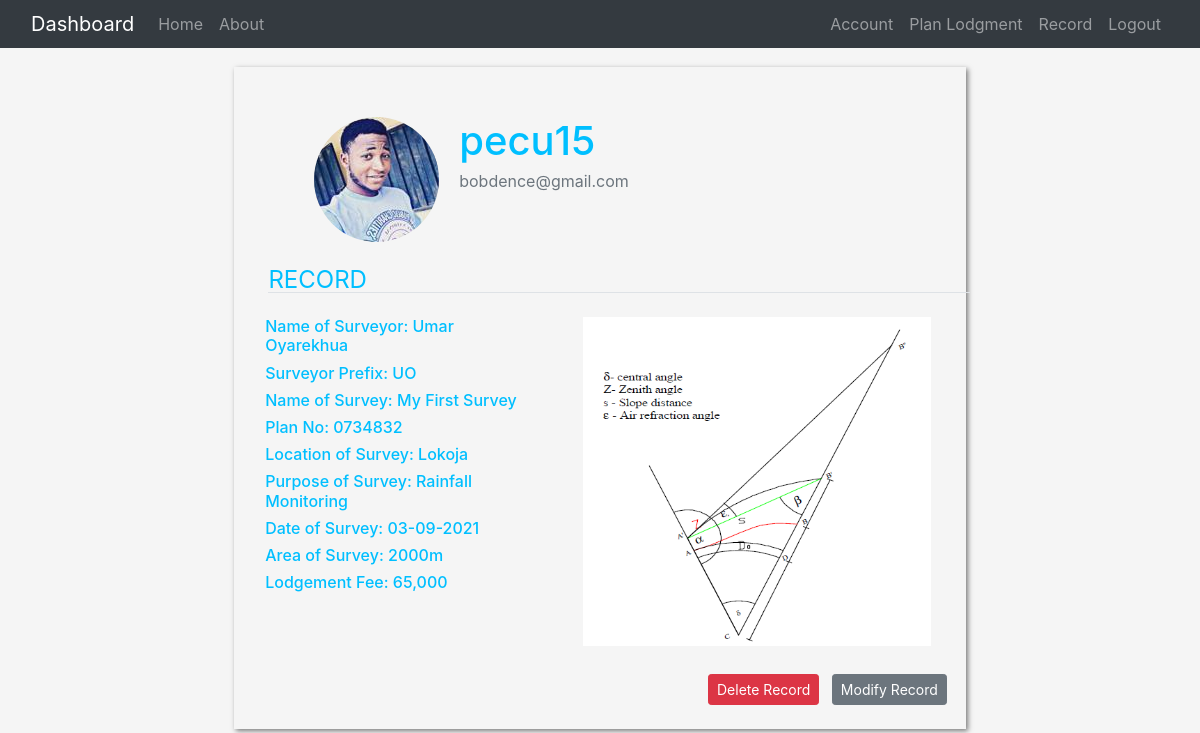
Page /record/4 (signed in) on the earlier database version.
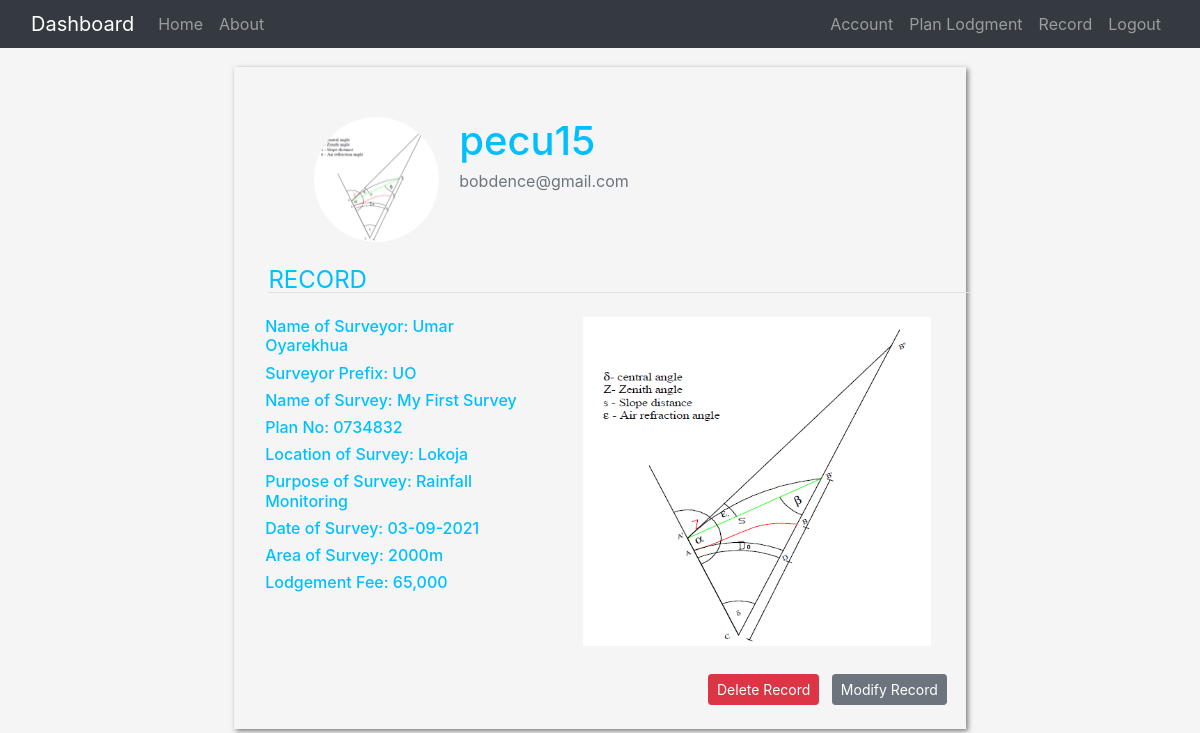
Same page on the later database version.
### app/models.py (models this page shows, shortened)
class User(db.Model, UserMixin):
    id = db.Column(db.Integer, primary_key=True)
    username = db.Column(db.String(20), nullable=False, unique=True)
    email = db.Column(db.String(120), nullable=False, unique=True)
    first_name = db.Column(db.String(), nullable=False)
    last_name = db.Column(db.String(), nullable=False)
    full_name = db.Column(db.String(), nullable=False)
    password = db.Column(db.String(), nullable=False)
    prefix = db.Column(db.String(2), nullable=False)
    phone_no = db.Column(db.String(15), unique=True, nullable= False)
    location = db.Column(db.String())
    image_file = db.Column(db.String(20), nullable=False, default='default.png')
    plans = db.relationship('Lodgement', backref='surveyor', lazy=True)

class Lodgement(db.Model):
    id = db.Column(db.Integer, primary_key=True)
    name_of_survey = db.Column(db.String(), nullable=False)
    prefix = db.Column(db.String(2), nullable=False)
    plan_no = db.Column(db.String(), nullable=False)
    location = db.Column(db.String(), nullable=False)
    purpose_of_survey = db.Column(db.String(), nullable=False)
    date_of_survey = db.Column(db.DateTime(), default=datetime.utcnow)
    area_of_land = db.Column(db.Integer, nullable=False)
    lodegement_fee = db.Column(db.String, nullable=False)
    plan_file = db.Column(db.String(20), nullable=False, default='default.png')
    user_id = db.Column(db.Integer, db.ForeignKey('user.id'), nullable=False)

### app/routes.py (the view)
@app.route("/record/<int:plan_id>")
def record_view(plan_id):
    plan = Lodgement.query.get_or_404(plan_id)
    return render_template('spec_record.html', plan=plan, title=plan.plan_no)

### app/models.py (called while the page is built)
@login_manager.user_loader
def load_user(user_id):
    return User.query.get(int(user_id))

### app/templates/spec_record.html (shortened to what this page needs)
{% extends "layout.html" %}
{% block CSS %}
<link rel="stylesheet" type='text/css' href="{{ url_for('static', filename='css/spec_record.css') }}">
{% endblock %}
{% block content %}
<div class="container-fluid starting">
    <div class="row">
        <div class="col-sm-12 col-md-2"></div>
        <div class="col-sm-8 col-md-8">
            <div class="box">
                <div class="content-section">
                    <img class="rounded-circle account-img"
                        src="{{ url_for('static', filename='profile_pics/' + current_user.image_file) }}">
                    <div class="media-body">
                        <h2 class="account-heading"> {{ plan.surveyor.username }} </h2>
                        <p class="text-secondary"> {{ plan.surveyor.email }}</p>
                    </div>
                </div>
                <div class="container-fluid">
                    <legend class="border-bottom mb-4">RECORD</legend>
                    <div class="plan-display">
                        <div class="row">
                            <div class="col-sm-12 col-md-5">
                                <h6>Name of Surveyor: {{ plan.surveyor.full_name }}</h6>
                                <h6>Surveyor Prefix: {{ plan.surveyor.prefix }}</h6>
                                <h6>Name of Survey: {{ plan.name_of_survey }}</h6>
                                <h6>Plan No: {{ plan.plan_no }}</h6>
                                <h6>Location of Survey: {{ plan.location }}</h6>
                                <h6>Purpose of Survey: {{ plan.purpose_of_survey }}</h6>
                                <h6>Date of Survey: {{ plan.date_of_survey.strftime('%d-%m-%Y') }}</h6>
                                <h6>Area of Survey: {{ plan.area_of_land }}</h6>
                                <h6>Lodgement Fee: {{ plan.lodegement_fee }}</h6>
                            </div>
                            <div class="col-sm-12 col-md-7">
                                <img class="plan-img"
                                    src=" {{ url_for('static', filename='plan_image/' + plan.plan_file) }}">
                            </div>
                        </div>
                    </div>
                    <div class="mt-4 anchor-tag">
                        <button type="button" class="btn btn-primary btn-danger btn-sm m-1" data-toggle="modal"
                            data-target="#exampleModal">
                            Delete Record
                        </button>
                        <a class="btn btn-secondary btn-sm m-1" href="{{ url_for('modify', plan_id=plan.id ) }}">Modify
                            Record</a>
                    </div>
                </div>
            </div>
        </div>
        <div class="col-sm-12 col-md-2"></div>
    </div>
</div>
{% endblock content %}

### app/templates/layout.html (shortened to what this page needs)
<!doctype html>
<html lang="en">
<head>
    <link rel="stylesheet" href="{{ url_for('static', filename='css/bootstrap-grid.min.css') }}">
    <link rel="stylesheet" href="{{ url_for('static', filename='css/bootstrap.min.css') }}">
    {% block CSS %} {% endblock %}
</head>
<body>
    <nav class="navbar navbar-expand-lg navbar-dark bg-dark">
        <div class="container-fluid">
            <a class="navbar-brand" href="/">Dashboard</a>
            <div class="collapse navbar-collapse" id="navbarToggle">
                <div class="navbar-nav mr-auto">
                    <a class="nav-item nav-link" href="/">Home</a>
                    <a class="nav-item nav-link" href="{{ url_for('about') }}">About</a>
                </div>
                <div class="navbar-nav">
                    {% if current_user.is_authenticated %}
                    <a class="nav-item nav-link" href="{{ url_for('account') }}">Account</a>
                    <a class="nav-item nav-link" href="{{ url_for('plan_lodgement') }}">Plan Lodgment</a>
                    <a class="nav-item nav-link" href="{{ url_for('record') }}">Record</a>
                    <a class="nav-item nav-link" href="{{ url_for('logout') }}">Logout</a>
                    {% else %}
                    <a class="nav-item nav-link" href="{{ url_for('login') }}">Login</a>
                    <a class="nav-item nav-link" href="{{ url_for('register') }}">Register</a>
                    {% endif %}
                </div>
            </div>
        </div>
    </nav>
    {% block content %}{% endblock %}
</body>
</html>

### app/static/css/spec_record.css (style rules this page uses)
body { line-height: 1; margin: 0; background-color: whitesmoke; }
h1, h2, h3, h4, h5, h6, label, legend { color: deepskyblue; }
legend { margin-left: 1.2rem; }
.box { margin: 1.2rem; padding: 40px 0px 20px; box-shadow: 2px 2px 5px rgba(0, 0, 0, .5); }
.content-section { display: flex; padding: 10px 5rem; }
.account-img { height: 125px; width: 125px; margin-right: 20px; margin-bottom: 16px; }
.account-heading { font-size: 2.5rem; }
.plan-display { display: block; margin-left: 16px; }
.plan-img { width: 90%; display: block; margin: auto; }
.anchor-tag { display: block; text-align: right; }

Differences in the rows shown:
changed User "pecu15": image_file: a different picture
